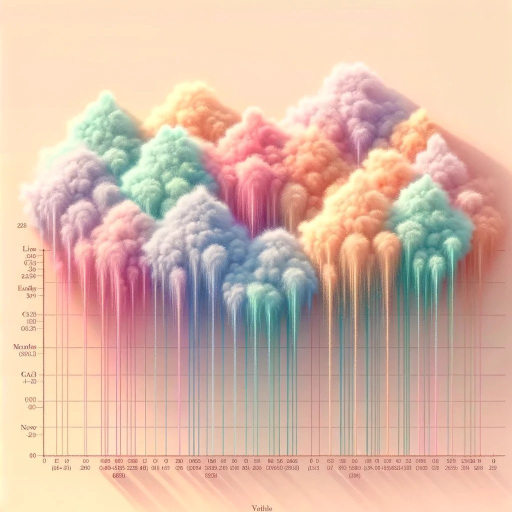
#> input picture img/Cloud.jpg, 1024 x 1024 px (shown at 1/2 size)
$ python optimize_images.py -i ../img/Cloud.jpg
#> lines starting #> are read from the running program, lines starting #| are printed output that depends on the picture
#!/usr/bin/env python3
"""
Image Optimization Script for Better SEO
This script optimizes images by:
1. Compressing them to reduce file size
2. Converting to WebP format
3. Adding proper dimensions for HTML
4. Generating responsive versions
"""

import os
import glob
from PIL import Image
import argparse

def optimize_image(image_path, output_dir=None, quality=85, convert_to_webp=True):
    """Optimize a single image."""
#> called with image_path = '../img/Cloud.jpg', quality = 85, convert_to_webp = True
    try:
        # Open the image
        img = Image.open(image_path)
#> img is the input picture: PIL image 1024x1024 RGB; mean R, G, B 218.1, 186.4, 169.8

        # Get the file name and extension
        file_name = os.path.basename(image_path)
        file_base = os.path.splitext(file_name)[0]

        # Set output directory
        if output_dir is None:
            output_dir = os.path.dirname(image_path)

        os.makedirs(output_dir, exist_ok=True)

        # Get original dimensions
        width, height = img.size
#> width = 1024; height = 1024

        # Convert to WebP if requested
        if convert_to_webp:
            webp_path = os.path.join(output_dir, f"{file_base}.webp")
            img.save(webp_path, "WEBP", quality=quality)
            print(f"Saved WebP image: {webp_path}")
            print(f"Original size: {os.path.getsize(image_path)}, WebP size: {os.path.getsize(webp_path)}")
            print(f"HTML tag: <img src=\"{webp_path}\" alt=\"{file_base}\" width=\"{width}\" height=\"{height}\" loading=\"lazy\">")
#| HTML tag: <img src="../img/Cloud.webp" alt="Cloud" width="1024" height="1024" loading="lazy">

            # Calculate size reduction percentage
            original_size = os.path.getsize(image_path)
            webp_size = os.path.getsize(webp_path)
            reduction = ((original_size - webp_size) / original_size) * 100
            print(f"Size reduction: {reduction:.2f}%")

        # Always save an optimized version of the original format
        optimized_path = os.path.join(output_dir, f"{file_base}_optimized{os.path.splitext(file_name)[1]}")
        img.save(optimized_path, quality=quality, optimize=True)
        print(f"Saved optimized image: {optimized_path}")

        # If image is large, create a smaller version for mobile
        if width > 800:
            ratio = height / width
#> ratio = 1
            new_width = 800
            new_height = int(new_width * ratio)
#> new_height = 800
            img_resized = img.resize((new_width, new_height), Image.LANCZOS)
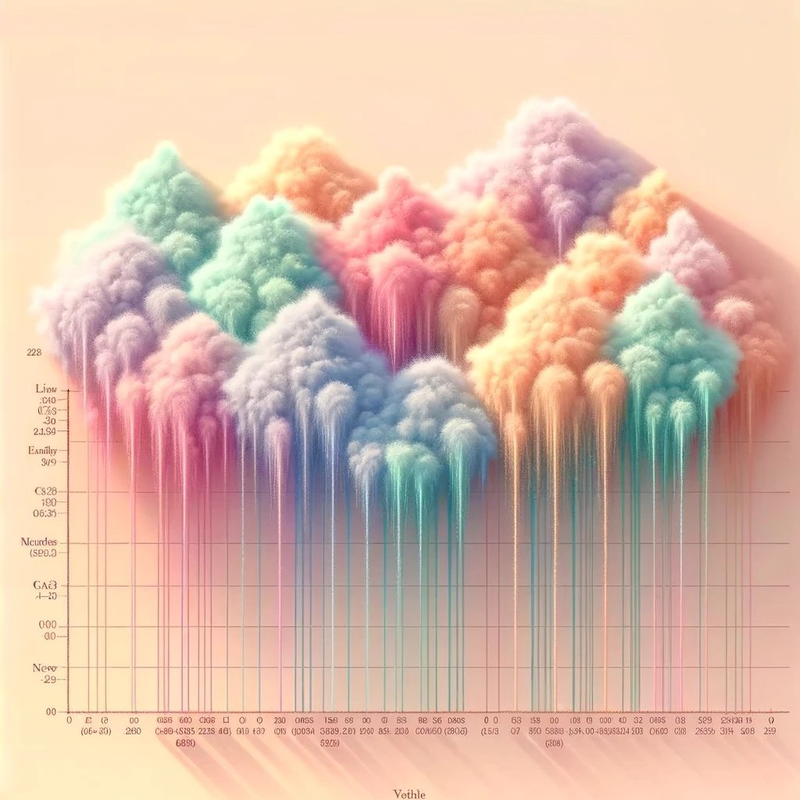
#> img_resized: PIL image 800x800 RGB; mean R, G, B 218.1, 186.4, 169.8

            # Save resized image
            resized_path = os.path.join(output_dir, f"{file_base}_800{os.path.splitext(file_name)[1]}")
            img_resized.save(resized_path, quality=quality, optimize=True)
            print(f"Saved resized image: {resized_path}")

            # Save WebP version of resized image
            if convert_to_webp:
                webp_resized_path = os.path.join(output_dir, f"{file_base}_800.webp")
                img_resized.save(webp_resized_path, "WEBP", quality=quality)
                print(f"Saved resized WebP image: {webp_resized_path}")

        return True

    except Exception as e:
        print(f"Error optimizing {image_path}: {e}")
        return False

# [44 lines left out: functions get_html_tag_for_responsive_image, process_all_images, not called in this run]

def main():
    """Main function."""
    parser = argparse.ArgumentParser(description="Optimize images for web and SEO.")
    parser.add_argument("--input", "-i", help="Input directory or file", required=True)
    parser.add_argument("--output", "-o", help="Output directory", default=None)
    parser.add_argument("--quality", "-q", help="JPEG/WebP quality (1-100)", type=int, default=85)
    parser.add_argument("--no-webp", help="Don't convert to WebP format", action="store_true")

    args = parser.parse_args()

    if os.path.isdir(args.input):
        process_all_images(args.input, args.output, args.quality, not args.no_webp)
    elif os.path.isfile(args.input):
        optimize_image(args.input, args.output, args.quality, not args.no_webp)
    else:
        print(f"Error: {args.input} is not a valid file or directory")

if __name__ == "__main__":
    main()
